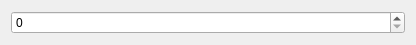
<?xml version="1.0" encoding="UTF-8"?>
<ui version="4.0">
 <class>SetPortCount</class>
 <widget class="QWidget" name="SetPortCount">
  <property name="geometry">
   <rect>
    <x>0</x>
    <y>0</y>
    <width>416</width>
    <height>38</height>
   </rect>
  </property>
  <property name="windowTitle">
   <string>Form</string>
  </property>
  <layout class="QGridLayout" name="gridLayout">
   <item row="0" column="0">
    <widget class="QSpinBox" name="spinBox">
     <property name="minimum">
      <number>0</number>
     </property>
     <property name="value">
      <number>0</number>
     </property>
    </widget>
   </item>
  </layout>
 </widget>
 <resources/>
 <connections/>
</ui>
